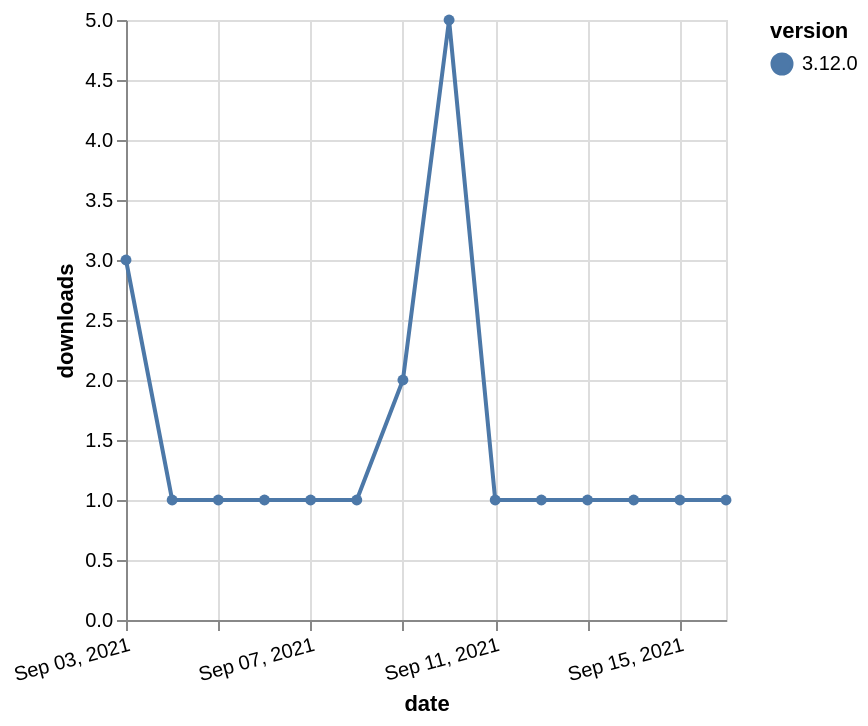

This figure's Vega-Lite source:
### Vega-Lite specification from a JSON file in a GitHub repository (floating-point values rounded to 4 significant figures)
{"$schema": "https://vega.github.io/schema/vega-lite/v5.json", "description": "A simple bar chart with embedded data.", "data": {"values": [{"date": "2021-09-03", "total": 505, "delta": 3, "version": "3.12.0"}, {"date": "2021-09-04", "total": 506, "delta": 1, "version": "3.12.0"}, {"date": "2021-09-05", "total": 507, "delta": 1, "version": "3.12.0"}, {"date": "2021-09-06", "total": 508, "delta": 1, "version": "3.12.0"}, {"date": "2021-09-07", "total": 509, "delta": 1, "version": "3.12.0"}, {"date": "2021-09-08", "total": 510, "delta": 1, "version": "3.12.0"}, {"date": "2021-09-09", "total": 512, "delta": 2, "version": "3.12.0"}, {"date": "2021-09-10", "total": 517, "delta": 5, "version": "3.12.0"}, {"date": "2021-09-11", "total": 518, "delta": 1, "version": "3.12.0"}, {"date": "2021-09-12", "total": 519, "delta": 1, "version": "3.12.0"}, {"date": "2021-09-13", "total": 520, "delta": 1, "version": "3.12.0"}, {"date": "2021-09-14", "total": 521, "delta": 1, "version": "3.12.0"}, {"date": "2021-09-15", "total": 522, "delta": 1, "version": "3.12.0"}, {"date": "2021-09-16", "total": 523, "delta": 1, "version": "3.12.0"}]}, "width": "container", "mark": {"type": "line", "point": {"filled": true}}, "encoding": {"x": {"field": "date", "type": "temporal", "timeUnit": "yearmonthdate", "title": "date", "axis": {"labelAngle": -15}}, "y": {"field": "delta", "type": "quantitative", "title": "downloads"}, "color": {"field": "version", "type": "nominal"}, "tooltip": {"field": "delta"}}}
